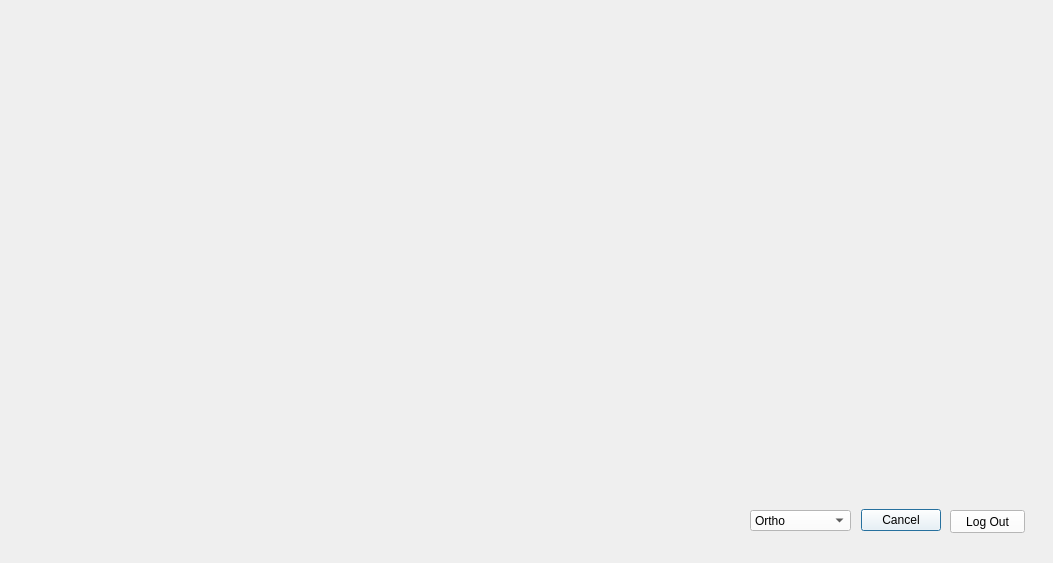
<?xml version="1.0" encoding="UTF-8"?>
<ui version="4.0">
 <class>Dialog</class>
 <widget class="QDialog" name="Dialog">
  <property name="geometry">
   <rect>
    <x>0</x>
    <y>0</y>
    <width>1053</width>
    <height>563</height>
   </rect>
  </property>
  <property name="windowTitle">
   <string>Dialog</string>
  </property>
  <widget class="QDialogButtonBox" name="buttonBox">
   <property name="geometry">
    <rect>
     <x>590</x>
     <y>500</y>
     <width>351</width>
     <height>41</height>
    </rect>
   </property>
   <property name="styleSheet">
    <string notr="true">background-color: rgb(255, 255, 255);</string>
   </property>
   <property name="orientation">
    <enum>Qt::Horizontal</enum>
   </property>
   <property name="standardButtons">
    <set>QDialogButtonBox::Cancel</set>
   </property>
  </widget>
  <widget class="QLabel" name="img">
   <property name="geometry">
    <rect>
     <x>26</x>
     <y>22</y>
     <width>1001</width>
     <height>451</height>
    </rect>
   </property>
   <property name="text">
    <string/>
   </property>
  </widget>
  <widget class="QPushButton" name="log_out">
   <property name="geometry">
    <rect>
     <x>950</x>
     <y>510</y>
     <width>75</width>
     <height>23</height>
    </rect>
   </property>
   <property name="styleSheet">
    <string notr="true">background-color: rgb(255, 255, 255);</string>
   </property>
   <property name="text">
    <string>Log Out</string>
   </property>
  </widget>
  <widget class="QComboBox" name="cb">
   <property name="geometry">
    <rect>
     <x>750</x>
     <y>510</y>
     <width>101</width>
     <height>21</height>
    </rect>
   </property>
   <property name="styleSheet">
    <string notr="true">background-color: rgb(255, 255, 255);</string>
   </property>
   <item>
    <property name="text">
     <string>Ortho</string>
    </property>
   </item>
   <item>
    <property name="text">
     <string>Axial</string>
    </property>
   </item>
   <item>
    <property name="text">
     <string>Sagital</string>
    </property>
   </item>
   <item>
    <property name="text">
     <string>Coronal</string>
    </property>
   </item>
  </widget>
 </widget>
 <resources/>
 <connections>
  <connection>
   <sender>buttonBox</sender>
   <signal>accepted()</signal>
   <receiver>Dialog</receiver>
   <slot>accept()</slot>
   <hints>
    <hint type="sourcelabel">
     <x>248</x>
     <y>254</y>
    </hint>
    <hint type="destinationlabel">
     <x>157</x>
     <y>274</y>
    </hint>
   </hints>
  </connection>
  <connection>
   <sender>buttonBox</sender>
   <signal>rejected()</signal>
   <receiver>Dialog</receiver>
   <slot>reject()</slot>
   <hints>
    <hint type="sourcelabel">
     <x>316</x>
     <y>260</y>
    </hint>
    <hint type="destinationlabel">
     <x>286</x>
     <y>274</y>
    </hint>
   </hints>
  </connection>
 </connections>
</ui>
